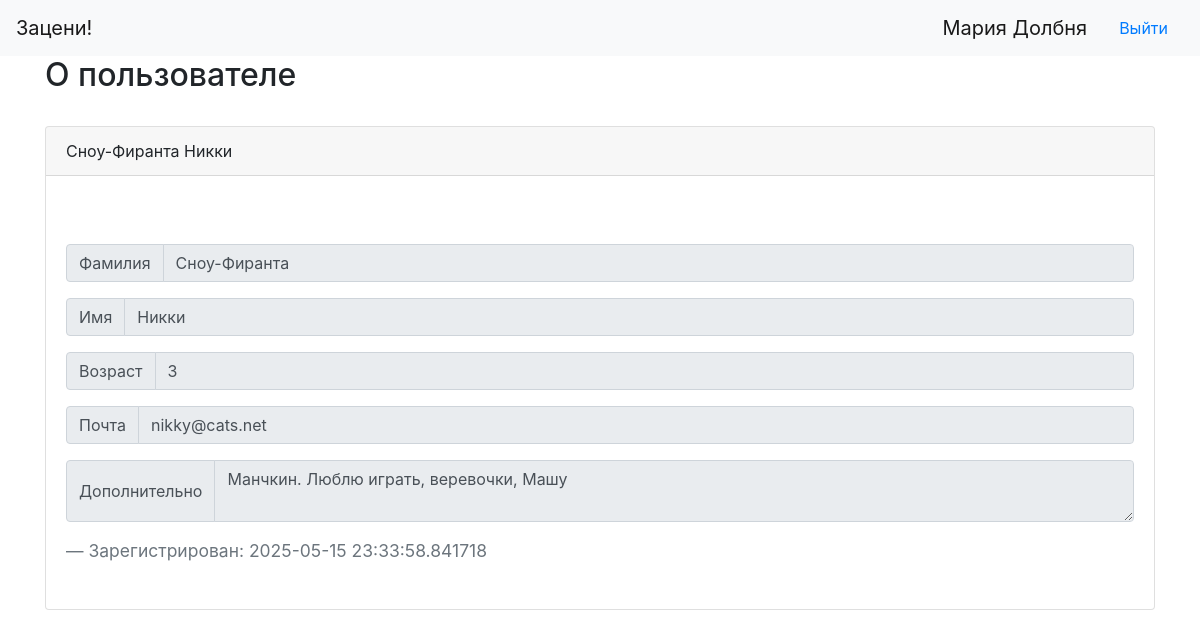
Screenshot of /user/2 (signed in) with the database file from the repository.
### data/users.py (models this page shows, shortened)
class User(SqlAlchemyBase, UserMixin, SerializerMixin):
    __tablename__ = 'users'
    id = sqlalchemy.Column(sqlalchemy.Integer, primary_key=True, autoincrement=True)
    surname = sqlalchemy.Column(sqlalchemy.String, nullable=False)
    name = sqlalchemy.Column(sqlalchemy.String, nullable=False)
    age = sqlalchemy.Column(sqlalchemy.Integer, nullable=True)
    email = sqlalchemy.Column(sqlalchemy.String,
                              index=True, unique=True, nullable=False)
    hashed_password = sqlalchemy.Column(sqlalchemy.String, nullable=True)
    registration_date = sqlalchemy.Column(sqlalchemy.DateTime, default=datetime.datetime.now, nullable=False)
    about = sqlalchemy.Column(sqlalchemy.String, nullable=True)

### server.py (the view, shortened to what this page needs)
@app.route('/user/<int:user_id>', methods=['GET', 'POST'])
def user(user_id):
    db_sess = db_session.create_session()
    user = db_sess.query(User).get(user_id)
    if user:
        if request.method == 'GET':
            return render_template('user.html', user=user)
    return redirect('/')

### data/db_session.py (called while the page is built)
def create_session() -> Session:
    global __factory
    return __factory()

### server.py (called while the page is built)
@login_manager.user_loader
def load_user(user_id):
    db_sess = db_session.create_session()
    return db_sess.query(User).get(user_id)

### templates/user.html (shortened to what this page needs)
{% extends "base.html" %}
{% block content %}
<h2>О пользователе</h2>
<br>
<div class="card">
  <div class="card-header">
    {{user.surname}} {{user.name}}
  </div>
  <div class="card-body">
    <br>
    <br>
    <div class="input-group mb-3">
        <div class="input-group-prepend">
            <span class="input-group-text" id="surname">Фамилия</span>
        </div>
        <input type="text" name="surname" value="{{ user.surname }}" class="form-control" {% if user.id != current_user.id %}readonly{% endif %}>
    </div>
    <div class="input-group mb-3">
        <div class="input-group-prepend">
            <span class="input-group-text">Имя</span>
        </div>
        <input type="text" name="name" value="{{ user.name }}" class="form-control" {% if user.id != current_user.id %}readonly{% endif %}>
    </div>
    <div class="input-group mb-3">
        <div class="input-group-prepend">
            <span class="input-group-text">Возраст</span>
        </div>
        <input type="text" name="age" value="{{ user.age }}" class="form-control" {% if user.id != current_user.id %}readonly{% endif %}>
    </div>
    <div class="input-group mb-3">
        <div class="input-group-prepend">
            <span class="input-group-text">Почта</span>
        </div>
        <input type="email" name="email" value="{{ user.email }}" class="form-control" {% if user.id != current_user.id %}readonly{% endif %}>
    </div>
    <div class="input-group mb-3">
        <div class="input-group-prepend">
            <span class="input-group-text">Дополнительно</span>
        </div>
        <textarea class="form-control" name="about" {% if user.id != current_user.id %}readonly{% endif %}>{{ user.about }}</textarea>
    </div>
    <blockquote class="blockquote mb-0">
      <footer class="blockquote-footer">Зарегистрирован: {{ user.registration_date }}</footer>
    </blockquote>
    <br>
  </div>
</div>
{% endblock %}

### templates/base.html (shortened to what this page needs)
<!doctype html>
<html lang="en">
<head>
  <head>
    <link rel="stylesheet" href="https://cdn.jsdelivr.net/npm/bootstrap@4.6.2/dist/css/bootstrap.min.css">
    <link rel="stylesheet" href="/static/css/style.css">
</head>
<body>
<nav class="navbar navbar-expand-lg navbar-light bg-light">
  <a class="navbar-brand" href="/">Зацени!</a>
  <div class="collapse navbar-collapse" id="navbarSupportedContent">
{% if current_user.is_authenticated %}
    <a class="navbar-brand" href="/user/{{ current_user.id }}">{{ current_user.name }} {{ current_user.surname }}</a>
    <a class="nav-link" href="/logout">Выйти</a>
{% else %}
    <p>
        <a class="btn btn-primary " href="/register">Зарегистрироваться</a>
        <a class="btn btn-success" href="/login">Войти</a>
    </p>
{% endif %}
  </div>
</nav>
<main role="main" class="container">
    {% block content %}{% endblock %}
</main>
</body>
</html>

### rows the page displays
User: name "Мария", surname "Долбня"
User: surname "Сноу-Фиранта", name "Никки", age "3", email "nikky@cats.net", about "Манчкин. Люблю играть, веревочки, Машу", registration_date "2025-05-15 23:33:58.841718"
